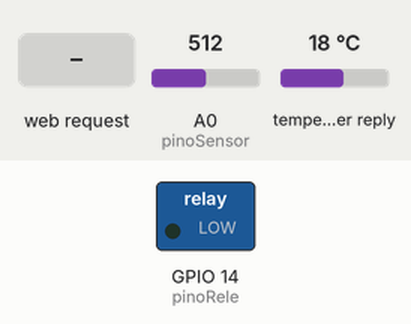
Recording of a sketch running on a simulated ESP8266 (NodeMCU). Parts: switched loads named in the sketch (green lamp = pin HIGH). Inputs (shaded band) come from the test bench; at power-on: A0 (pinoSensor) = 512, temperature in the weather reply 18 °C. WiFi joins after 1.5 s; servers stay silent unless stated; uploads are accepted with an empty reply; the local clock reads 2024-03-15 10:24:30 at power-on unless the sketch sets it; EEPROM starts erased; web services answer with replies made up by the test bench; what the sketch prints to the serial monitor is not drawn.

Above: at 4.3 s.
4.4 s: HTTP request GET /LIGAR received
At 5.1 s:
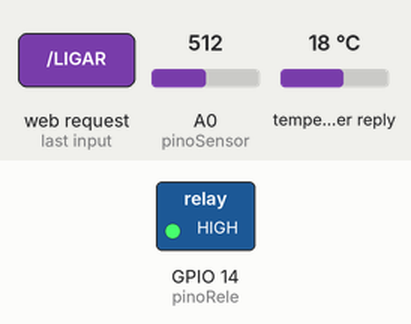
5.9 s: HTTP request GET /DESLIGAR received
At 6.3 s:
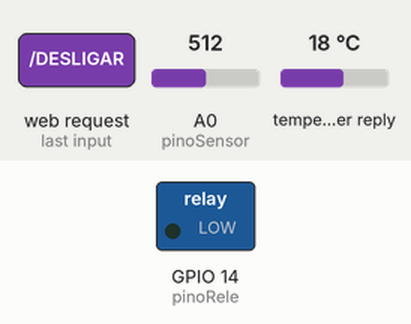
Timing chart, 0 to 8.9 s (numbered marks = the images above; inputs shaded):
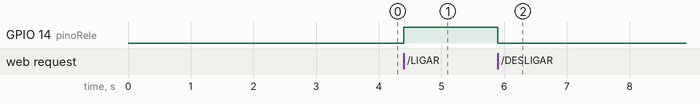

Measured:
- after the input at 4.4 s, GPIO 14 (pinoRele): LOW → HIGH at once
- after the input at 5.9 s, GPIO 14 (pinoRele): HIGH → LOW at once

The sketch:

sprinkler_wifi.ino
```cpp
/*
 * AquaSmart - ESP8266 com Google Sheets + Modo Automatico
 * ========================================================
 *
 * Liga-se ao router WiFi (nao cria rede propria)
 * Regista regas no Google Sheets via Apps Script
 * Modo automatico liga/desliga bomba conforme humidade
 *
 * --- LIGACOES ---
 *   D5 (GPIO14) -> Relay -> Bomba
 *   A0          -> Sensor humidade solo
 *   VU (5V USB) -> alimenta rele
 *   GND         -> GND comum
 *
 * --- ANTES DE USAR ---
 * 1. Cria um Google Apps Script (ver google-apps-script.gs)
 * 2. Faz deploy como "Aplicacao Web"
 * 3. Copia o URL para URL_GOOGLE_SCRIPT abaixo
 * 4. Altera o WiFi para o teu router
 * 5. Faz Upload ao ESP
 */

#include <ESP8266WiFi.h>
#include <ESP8266HTTPClient.h>
#include <EEPROM.h>
#include <time.h>

// ===== CONFIGURACAO =====
const char* ssid_WIFI     = "4GMiFi_998876";
const char* password_WIFI = "bighoppa";
const String URL_GOOGLE_SCRIPT = "https://script.google.com/macros/s/AKfycbxCIdQU0A3FNuT0lXe1unLkXpIWM72z5c8s8lm2bA8ahiXDGajVt_TSrxPvpnE4Bn74xQ/exec";

const int pinoRele = 14;    // D5
const int pinoSensor = A0;

// ===== VARIAVEIS =====
String tempAtual = "--";
String nomeLocalizacao = "Leiria";
float latGuardada = 0.0;
float lonGuardada = 0.0;
String logMensagem = "A ligar ao WiFi...";

int humidadeMinima = 30;
int humidadeMaxima = 70;
bool modoAutomatico = false;

float configCaudal = 6.0;
float configPrecoM3 = 1.50;

unsigned long tempoInicioRega = 0;
int humidadeInicio = 0;
String tempInicioRega = "--";
float litrosGastos = 0.0;
bool flagRegaEmCurso = false;

bool subsistemaEnvioPendente = false;
int env_duracao = 0;
int env_humiIni = 0;
int env_humiFim = 0;
String env_tempIni = "--";
String env_tempFim = "--";
float env_litros = 0.0;

int totalRegasHistorico = 0;
float totalAguaHistorico = 0.0;
String tabelaHistoricoInternet = "<tr><td colspan='4'>Nenhum registo carregado.</td></tr>";

WiFiServer server(80);

// ===== EEPROM =====
void guardarDefinicoesEEPROM() {
  EEPROM.write(0, humidadeMinima);
  EEPROM.write(1, humidadeMaxima);
  EEPROM.write(2, modoAutomatico ? 1 : 0);
  EEPROM.put(10, configCaudal);
  EEPROM.put(15, configPrecoM3);
  EEPROM.put(20, latGuardada);
  EEPROM.put(25, lonGuardada);
  for (int i = 0; i < 20; i++) {
    EEPROM.write(30 + i, (i < nomeLocalizacao.length()) ? nomeLocalizacao[i] : '\0');
  }
  EEPROM.commit();
}

void lerDefinicoesEEPROM() {
  int hMin = EEPROM.read(0);
  int hMax = EEPROM.read(1);
  int mAuto = EEPROM.read(2);
  if (hMin >= 0 && hMin <= 100) humidadeMinima = hMin;
  if (hMax >= 0 && hMax <= 100) humidadeMaxima = hMax;
  if (mAuto == 0 || mAuto == 1) modoAutomatico = (mAuto == 1);

  float fCaudal, fPreco, fLat, fLon;
  EEPROM.get(10, fCaudal);
  EEPROM.get(15, fPreco);
  EEPROM.get(20, fLat);
  EEPROM.get(25, fLon);
  if (!isnan(fCaudal) && fCaudal > 0) configCaudal = fCaudal;
  if (!isnan(fPreco) && fPreco > 0) configPrecoM3 = fPreco;
  if (!isnan(fLat) && fLat != 0.0) latGuardada = fLat;
  if (!isnan(fLon) && fLon != 0.0) lonGuardada = fLon;

  String locLida = "";
  for (int i = 0; i < 20; i++) {
    char c = EEPROM.read(30 + i);
    if (c == '\0') break;
    locLida += c;
  }
  if (locLida.length() > 0) nomeLocalizacao = locLida;
}

// ===== GEOCODING =====
bool buscarCoordenadasPorCidade(String cidade) {
  if (WiFi.status() != WL_CONNECTED) return false;
  WiFiClient clientAPI;
  HTTPClient http;
  cidade.replace(" ", "%20");
  String url = "http://geocoding-api.open-meteo.com/v1/search?name=" + cidade + "&count=1&language=pt&format=json";
  if (http.begin(clientAPI, url)) {
    int httpCode = http.GET();
    if (httpCode > 0) {
      String payload = http.getString();
      int idxLat = payload.indexOf("\"latitude\":");
      int idxLon = payload.indexOf("\"longitude\":");
      if (idxLat != -1 && idxLon != -1) {
        int startLat = idxLat + 11;
        latGuardada = payload.substring(startLat, payload.indexOf(",", startLat)).toFloat();
        int startLon = idxLon + 12;
        lonGuardada = payload.substring(startLon, payload.indexOf(",", startLon)).toFloat();
        http.end();
        return true;
      }
    }
    http.end();
  }
  return false;
}

void atualizarMeteorologia() {
  if (WiFi.status() == WL_CONNECTED && latGuardada != 0.0 && lonGuardada != 0.0) {
    WiFiClient clientAPI;
    HTTPClient http;
    String url = "http://api.open-meteo.com/v1/forecast?latitude=" + String(latGuardada, 4) +
                 "&longitude=" + String(lonGuardada, 4) + "&current=temperature_2m&timezone=auto";
    if (http.begin(clientAPI, url)) {
      int httpCode = http.GET();
      if (httpCode > 0) {
        String payload = http.getString();
        int indexTemp = payload.indexOf("\"temperature_2m\":");
        if (indexTemp != -1) {
          int start = indexTemp + 17;
          tempAtual = payload.substring(start, payload.indexOf(",", start));
        }
      }
      http.end();
    }
  }
}

// ===== GOOGLE SHEETS =====
void carregarHistoricoDoSheets() {
  if (WiFi.status() == WL_CONNECTED) {
    WiFiClientSecure clientGoogle;
    clientGoogle.setInsecure();
    HTTPClient http;
    String urlFull = URL_GOOGLE_SCRIPT + "?obterHistorico=1";
    if (http.begin(clientGoogle, urlFull)) {
      http.setFollowRedirects(HTTPC_STRICT_FOLLOW_REDIRECTS);
      int httpCode = http.GET();
      if (httpCode > 0) {
        String payload = http.getString();
        tabelaHistoricoInternet = "";
        totalRegasHistorico = 0;
        totalAguaHistorico = 0.0;
        int doIndex = 0;
        while (doIndex < payload.length()) {
          int nextIndex = payload.indexOf('\n', doIndex);
          if (nextIndex == -1) nextIndex = payload.length();
          String linhaPai = payload.substring(doIndex, nextIndex);
          doIndex = nextIndex + 1;
          if (linhaPai.length() > 5) {
            totalRegasHistorico++;
            int c1 = linhaPai.indexOf(',');
            int c2 = linhaPai.indexOf(',', c1 + 1);
            int c3 = linhaPai.indexOf(',', c2 + 1);
            String dataStr = linhaPai.substring(0, c1);
            String duraStr = linhaPai.substring(c1 + 1, c2);
            String humiStr = linhaPai.substring(c2 + 1, c3);
            String litrStr = linhaPai.substring(c3 + 1);
            totalAguaHistorico += litrStr.toFloat();
            tabelaHistoricoInternet += "<tr><td>" + dataStr + "</td><td>" + duraStr + "</td><td>" + humiStr + "</td><td style='color:#22c55e;'>" + litrStr + "</td></tr>";
          }
        }
        logMensagem = "Sincronizado com a Google!";
      }
      http.end();
    }
  }
}

void enviarDadosSegundoPlano() {
  if (!subsistemaEnvioPendente) return;
  if (WiFi.status() == WL_CONNECTED) {
    WiFiClientSecure clientGoogle;
    clientGoogle.setInsecure();
    HTTPClient http;
    String urlFull = URL_GOOGLE_SCRIPT + "?duracao=" + String(env_duracao) +
                     "&humidade_inicio=" + String(env_humiIni) +
                     "&humidade_fim=" + String(env_humiFim) +
                     "&temp_inicio=" + env_tempIni +
                     "&temp_fim=" + env_tempFim +
                     "&litros=" + String(env_litros, 2);
    if (http.begin(clientGoogle, urlFull)) {
      http.setFollowRedirects(HTTPC_STRICT_FOLLOW_REDIRECTS);
      int httpCode = http.GET();
      if (httpCode > 0) {
        logMensagem = "Dados gravados.";
        carregarHistoricoDoSheets();
      }
      http.end();
    }
    subsistemaEnvioPendente = false;
  }
}

// ===== CONTROLO BOMBA =====
void ligarBombaLocal(int humidadeAtual) {
  digitalWrite(pinoRele, HIGH);
  tempoInicioRega = millis();
  humidadeInicio = humidadeAtual;
  tempInicioRega = tempAtual;
  flagRegaEmCurso = true;
  logMensagem = "Bomba ligada.";
}

void desligarBombaLocal(int humidadeAtual) {
  digitalWrite(pinoRele, LOW);
  unsigned long duracaoSegundos = (millis() - tempoInicioRega) / 1000;
  litrosGastos = (duracaoSegundos / 60.0) * configCaudal;
  env_duracao = duracaoSegundos;
  env_humiIni = humidadeInicio;
  env_humiFim = humidadeAtual;
  env_tempIni = tempInicioRega;
  env_tempFim = tempAtual;
  env_litros = litrosGastos;
  subsistemaEnvioPendente = true;
  flagRegaEmCurso = false;
  logMensagem = "Bomba desligada. A enviar dados...";
}

// ===== SETUP =====
void setup() {
  Serial.begin(115200);
  delay(1000);
  Serial.println("\n[SISTEMA] A iniciar...");

  EEPROM.begin(64);
  lerDefinicoesEEPROM();

  pinMode(pinoRele, OUTPUT);
  digitalWrite(pinoRele, LOW);

  WiFi.mode(WIFI_STA);
  WiFi.begin(ssid_WIFI, password_WIFI);
  Serial.print("A ligar ao WiFi");
  while (WiFi.status() != WL_CONNECTED) {
    delay(500);
    Serial.print(".");
  }
  Serial.println("\n[WIFI] Conectado!");
  Serial.print("[WIFI] IP: ");
  Serial.println(WiFi.localIP());

  configTime(0, 0, "pool.ntp.org", "time.nist.gov");
  setenv("TZ", "WET0WEST,M3.5.0/1,M10.5.0", 1);
  tzset();

  server.begin();

  if (latGuardada == 0.0 || lonGuardada == 0.0) {
    Serial.println("[METEO] A obter coordenadas...");
    if (buscarCoordenadasPorCidade(nomeLocalizacao)) {
      guardarDefinicoesEEPROM();
    }
  }

  atualizarMeteorologia();
  carregarHistoricoDoSheets();
}

// ===== LOOP =====
void loop() {
  enviarDadosSegundoPlano();

  static unsigned long ultimoTempoMeteorologia = 0;
  if (millis() - ultimoTempoMeteorologia > 1800000 || ultimoTempoMeteorologia == 0) {
    ultimoTempoMeteorologia = millis();
    atualizarMeteorologia();
  }

  int valorLido = analogRead(pinoSensor);
  int percentagemHumidade = map(valorLido, 1023, 0, 0, 100);
  percentagemHumidade = constrain(percentagemHumidade, 0, 100);

  // Modo automatico
  if (modoAutomatico) {
    if (!flagRegaEmCurso && percentagemHumidade <= humidadeMinima) {
      ligarBombaLocal(percentagemHumidade);
    } else if (flagRegaEmCurso && percentagemHumidade >= humidadeMaxima) {
      desligarBombaLocal(percentagemHumidade);
    }
  }

  // Cliente HTTP
  WiFiClient client = server.available();
  if (!client) return;
  while (!client.available()) { delay(1); }

  String request = client.readStringUntil('\r');
  client.flush();

  String abaAtiva = "inicio";
  if (request.indexOf("GET /historico") != -1) abaAtiva = "historico";
  if (request.indexOf("GET /definicoes") != -1) abaAtiva = "definicoes";

  if (request.indexOf("GET /toggleModo") != -1) {
    modoAutomatico = !modoAutomatico;
    guardarDefinicoesEEPROM();
  }

  if (request.indexOf("GET /setLimites?") != -1) {
    int idxMin = request.indexOf("hMin=");
    int idxMax = request.indexOf("hMax=");
    if (idxMin != -1 && idxMax != -1) {
      humidadeMinima = request.substring(idxMin + 5, request.indexOf("&", idxMin)).toInt();
      humidadeMaxima = request.substring(idxMax + 5, request.indexOf(" ", idxMax)).toInt();
      guardarDefinicoesEEPROM();
    }
  }

  if (request.indexOf("GET /salvarDefinicoes?") != -1) {
    int idxCaudal = request.indexOf("caudal=");
    int idxPreco = request.indexOf("preco=");
    int idxLoc = request.indexOf("loc=");
    if (idxCaudal != -1 && idxPreco != -1 && idxLoc != -1) {
      String valCaudal = request.substring(idxCaudal + 7, request.indexOf("&", idxCaudal));
      String valPreco = request.substring(idxPreco + 6, request.indexOf("&", idxPreco));
      String novaLoc = request.substring(idxLoc + 4, request.indexOf(" ", idxLoc));
      valCaudal.replace(",", ".");
      valPreco.replace(",", ".");
      novaLoc.replace("+", " ");
      configCaudal = valCaudal.toFloat();
      configPrecoM3 = valPreco.toFloat();
      nomeLocalizacao = novaLoc;
      if (buscarCoordenadasPorCidade(nomeLocalizacao)) {
        logMensagem = "Cidade localizada! A carregar clima...";
        atualizarMeteorologia();
      } else {
        logMensagem = "Erro ao localizar cidade online.";
      }
      guardarDefinicoesEEPROM();
    }
  }

  if (request.indexOf("/LIGAR") != -1 && !flagRegaEmCurso) ligarBombaLocal(percentagemHumidade);
  if (request.indexOf("/DESLIGAR") != -1 && flagRegaEmCurso) desligarBombaLocal(percentagemHumidade);

  // ===== PAGINA HTML =====
  client.println("HTTP/1.1 200 OK");
  client.println("Content-Type: text/html");
  client.println("");
  client.println("<!DOCTYPE HTML><html><head>");
  client.println("<meta name='viewport' content='width=device-width, initial-scale=1.0, maximum-scale=1.0, user-scalable=no'><meta charset='utf-8'>");
  client.println("<title>AquaSmart Online</title>");
  client.println("<style>");
  client.println("body{background:#060b13;color:#fff;font-family:-apple-system,sans-serif;margin:0;padding:0;padding-bottom:70px}");
  client.println(".top-header{display:flex;justify-content:space-between;align-items:center;padding:15px 20px;background:#09111c;border-bottom:1px solid #111a2e}");
  client.println(".top-header h2{margin:0;font-size:18px}");
  client.println(".btn-mode{padding:6px 14px;border-radius:20px;text-decoration:none;font-size:11px;font-weight:800;text-transform:uppercase;color:#fff}");
  client.println(".mode-auto{background:#10b981;box-shadow:0 0 10px rgba(16,185,129,.4)}");
  client.println(".mode-man{background:#ef4444;box-shadow:0 0 10px rgba(239,68,68,.4)}");
  client.println(".content{padding:20px}");
  client.println(".box-config{background:#0d1622;border:1px solid #162235;border-radius:10px;padding:15px;margin-bottom:20px}");
  client.println(".box-config h3{margin:0 0 12px 0;font-size:13px;text-transform:uppercase;color:#4b5563}");
  client.println(".inputs-inline{display:flex;gap:10px;align-items:flex-end}");
  client.println(".input-group{flex:1;display:flex;flex-direction:column;gap:5px}");
  client.println(".input-group label{font-size:11px;color:#cbd5e1}");
  client.println(".input-group input{background:#060b13;border:1px solid #223147;border-radius:6px;padding:10px;color:#fff;font-weight:bold;font-size:14px;text-align:center}");
  client.println(".btn-save{background:#38bdf8;color:#060b13;border:none;padding:11px 16px;border-radius:6px;font-weight:bold;height:38px}");
  client.println(".grid-stats{display:grid;grid-template-columns:repeat(2,1fr);gap:12px;margin-bottom:20px}");
  client.println(".card{background:#0d1622;padding:18px 10px;border-radius:8px;border:1px solid #162235;text-align:center}");
  client.println(".card h4{margin:0 0 8px 0;color:#4b5563;font-size:10px;text-transform:uppercase}");
  client.println(".card p{margin:0;font-size:22px;font-weight:700;color:#38bdf8}");
  client.println(".btn-action{display:block;padding:16px;border-radius:8px;color:#fff;text-decoration:none;font-weight:bold;text-transform:uppercase;font-size:14px;margin-top:20px;text-align:center}");
  client.println(".btn-on{background:#10b981}.btn-off{background:#f97316}");
  client.println(".tabla-hist{width:100%;border-collapse:collapse;margin-top:15px;font-size:13px;text-align:left}");
  client.println(".tabla-hist th{padding:10px;color:#4b5563;border-bottom:1px solid #162235;font-size:11px;text-transform:uppercase}");
  client.println(".tabla-hist td{padding:12px 10px;border-bottom:1px solid #0d1622;color:#cbd5e1}");
  client.println(".nav-bar{position:fixed;bottom:0;left:0;right:0;height:60px;background:#09111c;border-top:1px solid #111a2e;display:flex;justify-content:space-around;align-items:center;z-index:1000}");
  client.println(".nav-item{text-decoration:none;color:#4b5563;font-size:11px;text-align:center;display:flex;flex-direction:column;align-items:center;width:25%}");
  client.println(".nav-item span{font-size:18px}");
  client.println(".nav-item.active{color:#38bdf8;font-weight:bold}");
  client.println("</style></head><body>");

  client.println("<div class='top-header'><h2>AquaSmart</h2>");
  if (modoAutomatico) {
    client.println("<a href='/toggleModo' class='btn-mode mode-auto'>Aut</a>");
  } else {
    client.println("<a href='/toggleModo' class='btn-mode mode-man'>Man</a>");
  }
  client.println("</div>");

  if (abaAtiva == "inicio") {
    client.println("<div class='content'>");
    client.println("<div class='box-config'><h3>Alvos de Humidade</h3><form action='/setLimites' method='get' class='inputs-inline'>");
    client.println("<div class='input-group'><label>Minima (Liga)</label>");
    client.print("<input type='number' name='hMin' value='"); client.print(humidadeMinima); client.println("'></div>");
    client.println("<div class='input-group'><label>Maxima (Desliga)</label>");
    client.print("<input type='number' name='hMax' value='"); client.print(humidadeMaxima); client.println("'></div>");
    client.println("<button type='submit' class='btn-save'>OK</button></form></div>");
    client.println("<div class='grid-stats'>");
    client.print("<div class='card'><h4>Humidade Solo</h4><p>"); client.print(percentagemHumidade); client.println("%</p></div>");
    client.print("<div class='card'><h4>Clima: "); client.print(nomeLocalizacao); client.print("</h4><p style='color:#f97316;'>"); client.print(tempAtual); client.println("°C</p></div>");
    client.println("</div>");
    if (digitalRead(pinoRele) == HIGH) {
      client.println("<a href='/DESLIGAR' class='btn-action btn-off'>STOP PARAR REGA</a>");
    } else {
      client.println("<a href='/LIGAR' class='btn-action btn-on'>INICIAR REGA</a>");
    }
    client.println("<p style='font-family:monospace;color:#4ade80;font-size:11px;margin-top:30px;text-align:center'>" + logMensagem + "</p></div>");
  } else if (abaAtiva == "historico") {
    client.println("<div class='content'>");
    client.println("<div class='grid-stats' style='grid-template-columns:repeat(3,1fr)'>");
    client.print("<div class='card'><h4>Total Regas</h4><p>"); client.print(totalRegasHistorico); client.println("</p></div>");
    client.print("<div class='card'><h4>Agua Total</h4><p style='color:#38bdf8;'>"); client.print(totalAguaHistorico, 1); client.println(" L</p></div>");
    float custoEst = totalAguaHistorico * (configPrecoM3 / 1000.0);
    client.print("<div class='card'><h4>Custo Est.</h4><p style='color:#10b981;'>"); client.print(custoEst, 2); client.println(" EUR</p></div>");
    client.println("</div><table class='tabla-hist'><tr><th>Data/Hora</th><th>Tempo</th><th>Humid.</th><th>Consumo</th></tr>");
    client.println(tabelaHistoricoInternet);
    client.println("</table></div>");
  } else if (abaAtiva == "definicoes") {
    client.println("<div class='content'>");
    client.println("<form action='/salvarDefinicoes' method='get'>");
    client.println("<div style='margin-bottom:20px'><label style='color:#cbd5e1;font-size:13px'>Caudal (L/min)</label>");
    client.print("<input type='text' name='caudal' style='background:#0d1622;border:1px solid #162235;border-radius:6px;padding:10px;color:#fff;width:100%;margin-top:6px' value='"); client.print(configCaudal, 1); client.println("'></div>");
    client.println("<div style='margin-bottom:20px'><label style='color:#cbd5e1;font-size:13px'>Preco Agua (EUR/m3)</label>");
    client.print("<input type='text' name='preco' style='background:#0d1622;border:1px solid #162235;border-radius:6px;padding:10px;color:#fff;width:100%;margin-top:6px' value='"); client.print(configPrecoM3, 2); client.println("'></div>");
    client.println("<div style='margin-bottom:20px'><label style='color:#cbd5e1;font-size:13px'>Localizacao</label>");
    client.print("<input type='text' name='loc' style='background:#0d1622;border:1px solid #162235;border-radius:6px;padding:10px;color:#fff;width:100%;margin-top:6px' value='"); client.print(nomeLocalizacao); client.println("'></div>");
    client.println("<button type='submit' style='background:#10b981;color:#fff;border:none;padding:16px;border-radius:8px;width:100%;font-weight:bold;font-size:14px;cursor:pointer'>Guardar</button>");
    client.println("</form></div>");
  }

  client.print("<div class='nav-bar'>");
  client.print("<a href='/' class='nav-item " + String(abaAtiva == "inicio" ? "active" : "") + "'><span>&#127968;</span>Inicio</a>");
  client.print("<a href='#' class='nav-item' style='opacity:.2'><span>&#9200;</span>Horarios</a>");
  client.print("<a href='/historico' class='nav-item " + String(abaAtiva == "historico" ? "active" : "") + "'><span>&#128203;</span>Historico</a>");
  client.print("<a href='/definicoes' class='nav-item " + String(abaAtiva == "definicoes" ? "active" : "") + "'><span>&#9881;</span>Definicoes</a>");
  client.print("</div>");
  client.println("</body></html>");
  delay(1);
}
```
